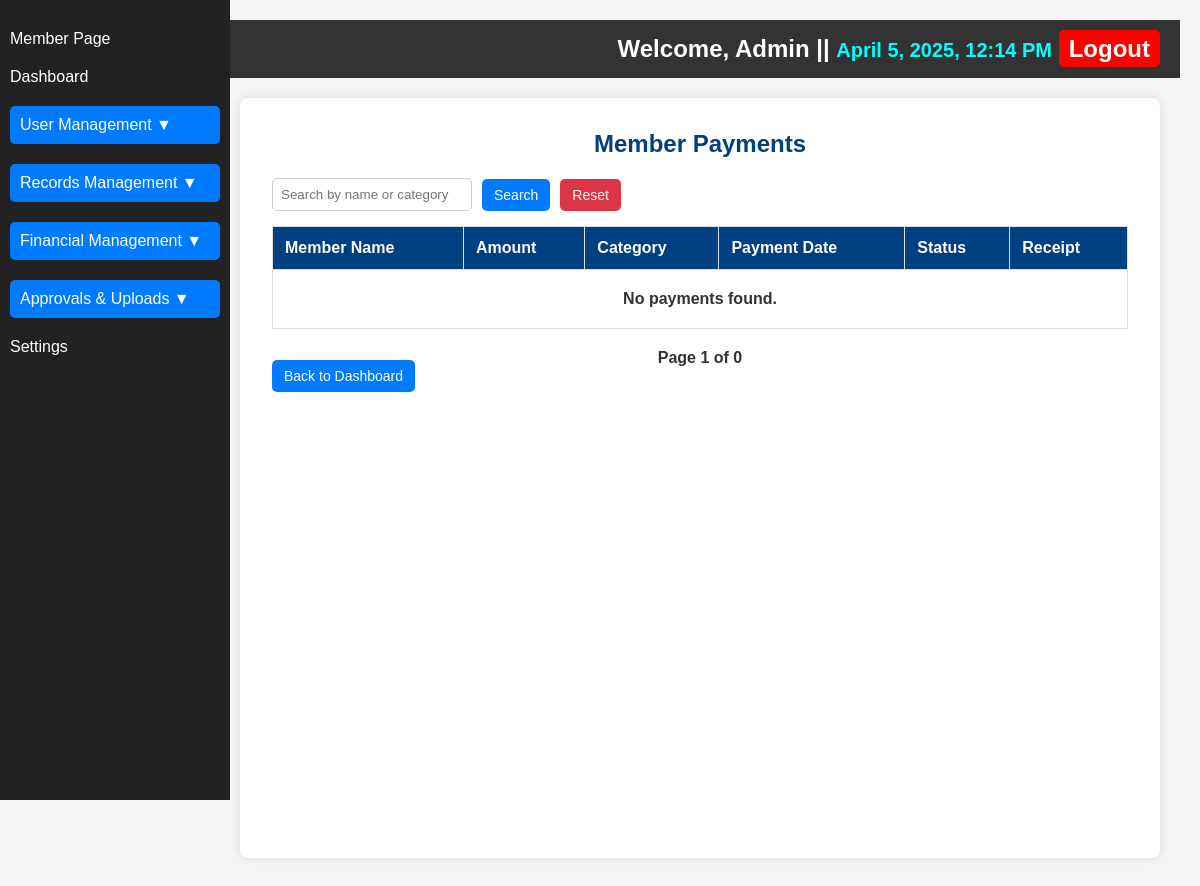
The page /admin/admin_payments.php (signed in) on the database as committed earlier.
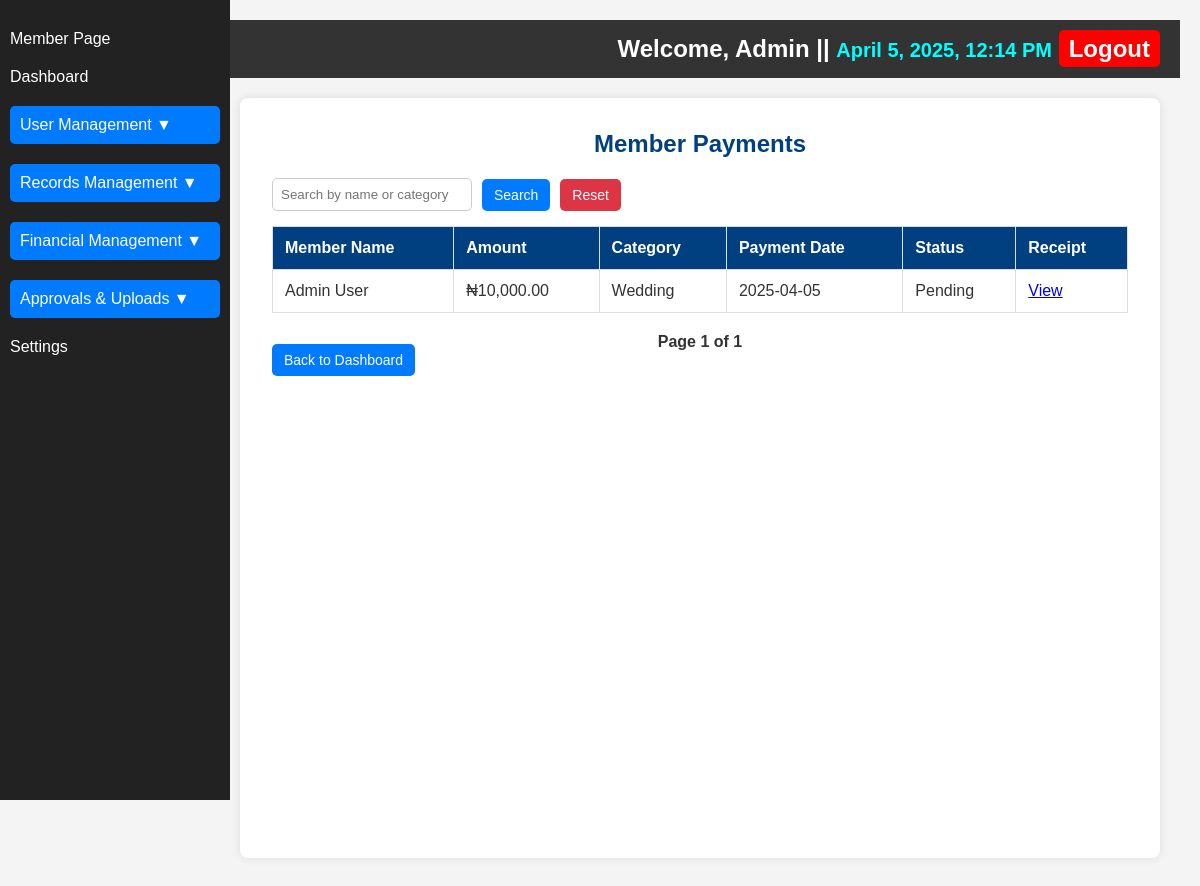
The same page on the database as committed later.
### tables this page shows
CREATE TABLE `payments` (
  `id` int(11) NOT NULL,
  `user_id` int(11) NOT NULL,
  `amount` decimal(10,2) NOT NULL,
  `payment_date` date NOT NULL DEFAULT current_timestamp(),
  `status` enum('Pending','Completed','Failed') NOT NULL,
  `category` enum('Monthly Dues','Wedding','Donation','Burial','Other') NOT NULL,
  `receipt` varchar(255) DEFAULT NULL
);

CREATE TABLE `users` (
  `id` int(11) NOT NULL,
  `full_name` varchar(255) NOT NULL,
  `email` varchar(100) NOT NULL,
  `password` varchar(255) NOT NULL,
  `phone` varchar(15) DEFAULT NULL,
  `profile_picture` varchar(255) DEFAULT 'default.png',
  `role` enum('admin','member') DEFAULT 'member',
  `created_at` timestamp NOT NULL DEFAULT current_timestamp(),
  `status` varchar(20) NOT NULL DEFAULT 'pending'
);

### admin/admin_payments.php (the view, shortened to what this page needs)
<?php
require_once "../includes/admin_header.php";
require_once "../includes/db.php";
$records_per_page = 10;
$page = isset($_GET["page"]) && is_numeric($_GET["page"]) ? intval($_GET["page"]) : 1;
$offset = ($page - 1) * $records_per_page;
$search_query = "";
$filter_values = [];
$total_query = "SELECT COUNT(*) FROM payments p JOIN users u ON p.user_id = u.id WHERE 1 $search_query";
$stmt_total = $pdo->prepare($total_query);
$stmt_total->execute($filter_values);
$total_records = $stmt_total->fetchColumn();
$totalPages = ceil($total_records / $records_per_page);
$query = "SELECT p.id, u.full_name, p.amount, p.payment_date, p.category, p.status, p.receipt
          FROM payments p
          JOIN users u ON p.user_id = u.id
          WHERE 1 $search_query
          ORDER BY p.payment_date DESC
          LIMIT $records_per_page OFFSET $offset";
$stmt = $pdo->prepare($query);
$stmt->execute($filter_values);
$payments = $stmt->fetchAll(PDO::FETCH_ASSOC);
?>
<main class="dashboard-container">
    <?php include "../includes/admin_sidebar.php"; ?>
    <section class="admin-main-payment">
        <h2>Member Payments</h2>
        <form method="GET" class="search-form">
            <input type="text" name="search" placeholder="Search by name or category" value="<?php echo htmlspecialchars($_GET["search"] ?? ""); ?>">
            <button type="submit" class="btn">Search</button>
            <a href="admin_payments.php" class="btn-reset">Reset</a>
        </form>
        <table>
            <thead>
                <tr>
                    <th>Member Name</th>
                    <th>Amount</th>
                    <th>Category</th>
                    <th>Payment Date</th>
                    <th>Status</th>
                    <th>Receipt</th>
                </tr>
            </thead>
            <tbody>
                <?php if (count($payments) > 0): ?>
                    <?php foreach ($payments as $payment): ?>
                        <tr>
                            <td><?php echo htmlspecialchars($payment["full_name"]); ?></td>
                            <td>₦<?php echo number_format($payment["amount"], 2); ?></td>
                            <td><?php echo htmlspecialchars($payment["category"]); ?></td>
                            <td><?php echo htmlspecialchars($payment["payment_date"]); ?></td>
                            <td class="<?php echo strtolower($payment["status"]); ?>">
                                <?php echo htmlspecialchars($payment["status"]); ?>
                            </td>
                            <td>
                                <?php if ($payment["receipt"]): ?>
                                    <a href="../uploads/receipts/<?php echo htmlspecialchars($payment["receipt"]); ?>" target="_blank">View</a>
                                <?php else: ?>
                                    <span class="no-receipt">No Receipt</span>
                                <?php endif; ?>
                            </td>
                        </tr>
                    <?php endforeach; ?>
                <?php else: ?>
                    <tr>
                        <td colspan="6" class="no-data">No payments found.</td>
                    </tr>
                <?php endif; ?>
            </tbody>
        </table>
        <div class="pagination">
            <span>Page <?php echo $page; ?> of <?php echo $totalPages; ?></span>
        </div>
        <a href="dashboard.php" class="btn">Back to Dashboard</a>
    </section>
</main>

Rows that differ between the two databases and show on the page:
added payments: user.full_name "Admin User", amount "10,000.00", category "Wedding", payment_date "2025-04-05", status "Pending"
Other text that changed with them:
$totalPages: "0" → "1"
text no longer shown: "No payments found."
